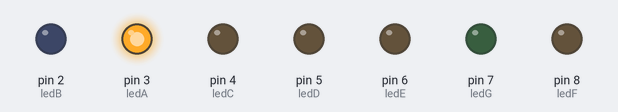
Recording of a sketch running on a simulated Arduino Uno, built with avr-gcc and run on an emulated ATmega328P. Parts: output pins drawn as LEDs (lit = HIGH).

Above: at 0.1 s.
At 0.9 s:
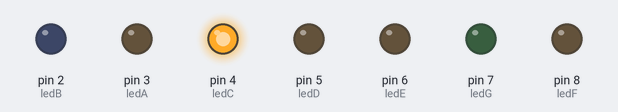
At 1.7 s:
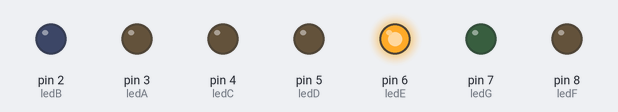
At 3.3 s:
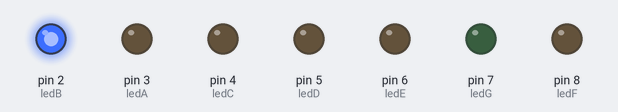
At 4.9 s:
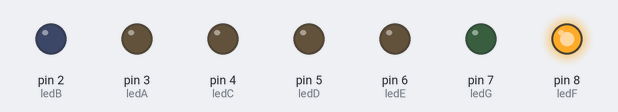
At 6.3 s:
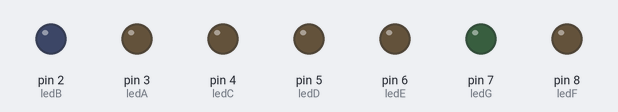
Timing chart, 0 to 6.6 s (numbered marks = the images above):
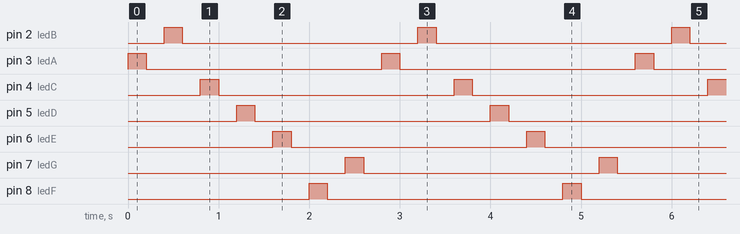

Measured:
- by itself, pin 2 (ledB), pin 3 (ledA), pin 4 (ledC), pin 5 (ledD), pin 6 (ledE), pin 7 (ledG), pin 8 (ledF): alternates HIGH for 0.20 s and LOW for 2.6 s
- by itself, everything shown: repeats every 2.8 s, in 14 steps

The sketch:

indicator-on-the-seven-segment-display.ino
```cpp
const int ledA = 3; // Сегмент А.
const int ledB = 2; // Сегмент B.
const int ledC = 4; // Сегмент C.
const int ledD = 5; // Сегмент D.
const int ledE = 6; // Сегмент E.
const int ledF = 8; // Сегмент F.
const int ledG = 7; // Сегмент G.

void setup() {
  // Настройка выводов как выходов для управления сегментами индикатора.
  pinMode(ledA, OUTPUT);
  pinMode(ledB, OUTPUT);
  pinMode(ledC, OUTPUT);
  pinMode(ledD, OUTPUT);
  pinMode(ledE, OUTPUT);
  pinMode(ledF, OUTPUT);
  pinMode(ledG, OUTPUT);
}

void loop() {
  int i = 200; // Время задержки в миллисекундах.

  // Последовательное включение и выключение сегментов индикатора.
  digitalWrite(ledA, HIGH); // Включение сегмента А.
  delay(i); // Задержка.
  digitalWrite(ledA, LOW); // Выключение сегмента А.
  delay(i); // Задержка.

  digitalWrite(ledB, HIGH); // Включение сегмента B.
  delay(i); // Задержка.
  digitalWrite(ledB, LOW); // Выключение сегмента B.
  delay(i); // Задержка.

  digitalWrite(ledC, HIGH); // Включение сегмента C.
  delay(i); // Задержка.
  digitalWrite(ledC, LOW); // Выключение сегмента C.
  delay(i); // Задержка.

  digitalWrite(ledD, HIGH); // Включение сегмента D.
  delay(i); // Задержка.
  digitalWrite(ledD, LOW); // Выключение сегмента D.
  delay(i); // Задержка.

  digitalWrite(ledE, HIGH); // Включение сегмента E.
  delay(i); // Задержка.
  digitalWrite(ledE, LOW); // Выключение сегмента E.
  delay(i); // Задержка.

  digitalWrite(ledF, HIGH); // Включение сегмента F.
  delay(i); // Задержка.
  digitalWrite(ledF, LOW); // Выключение сегмента F.
  delay(i); // Задержка.

  digitalWrite(ledG, HIGH); // Включение сегмента G.
  delay(i); // Задержка.
  digitalWrite(ledG, LOW); // Выключение сегмента G.
  delay(i); // Задержка.
}
```
